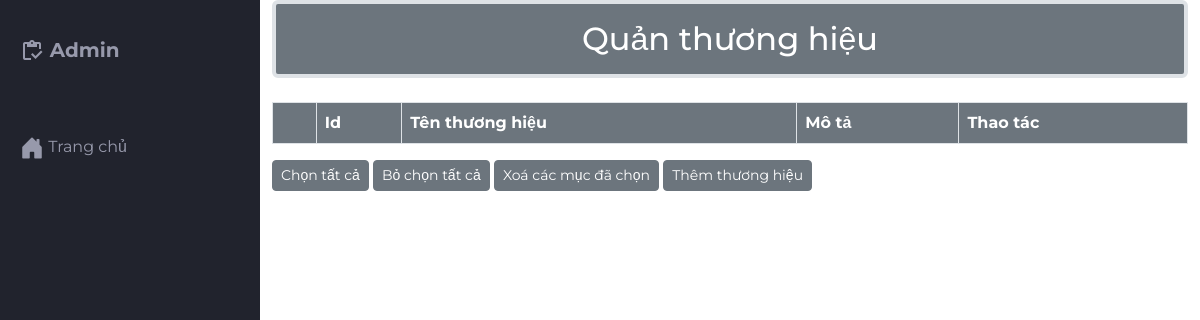
Before: /src/Admin/indexadmin.php?act=thuonghieu (signed in) with the older database file.
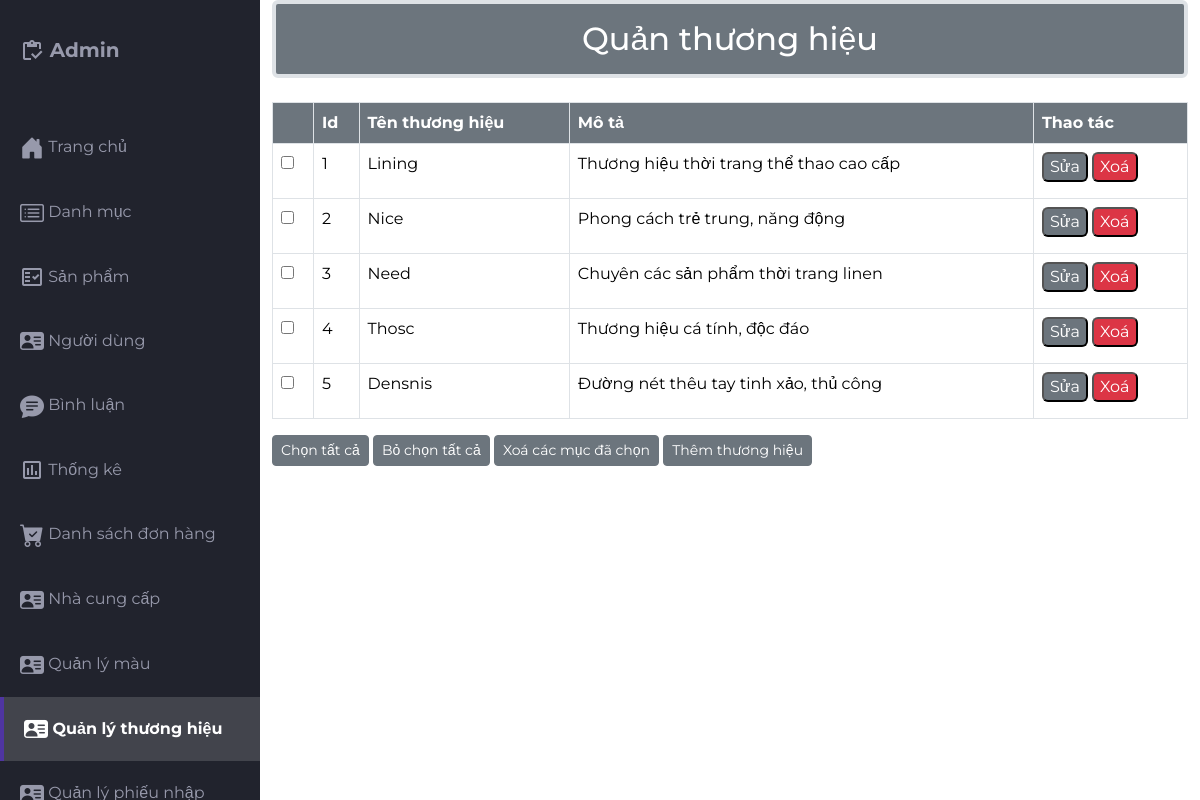
After: the same page with the newer database file.
### tables this page shows
CREATE TABLE `thuong_hieu` (
  `id` int(11) NOT NULL,
  `ten_thuong_hieu` varchar(255) NOT NULL,
  `mo_ta` text DEFAULT NULL
);

### src/app/model/connectdb.php (called while the page is built, shortened)
<?php
function get_connect()
{
    try {
        $conn = new PDO("mysql:host=localhost;dbname=da1;charset=utf8", "root", "");
        $conn->setAttribute(PDO::ATTR_ERRMODE, PDO::ERRMODE_EXCEPTION);
        return $conn;
    } catch (Exception $e) {
        echo 'Kết nối thất bại: ' . $e->getMessage();
        return null;
    }
}
function pdo_queryall($sql)
{
    $thamso = array_slice(func_get_args(), 1);
    $conn = get_connect();
    try {
        $exe = $conn->prepare($sql);
        $exe->execute($thamso);
        return $exe->fetchAll(PDO::FETCH_ASSOC);
    } catch (Exception $e) {
        echo 'Thao tác thất bại: ' . $e->getMessage();
    } finally {
        unset($conn);
    }
}

### src/app/model/brand.php (called while the page is built, shortened)
<?php
function query_allbrand(){
        $sql = "select * from thuong_hieu order by id asc";
        $result = pdo_queryall($sql);
        return $result;
    }
?>

### src/Admin/qlthuonghieu/thuonghieu.php (the view, shortened to what the changed rows need)
<div class="container">
                <h2 class="border border-4 mb-4 text-bg-secondary p-3 text-center rounded">Quản thương hiệu</h2>
                    <div class="table-responsive">
                      <table class="table table-bordered">
                          <thead>
                            <tr>
                              <Th class="text-bg-secondary"></Th>
                              <th class="text-bg-secondary">Id</th>
                              <th class="text-bg-secondary">Tên thương hiệu</th>
                              <th class="text-bg-secondary">Mô tả</th>
                              <Th class="text-bg-secondary">Thao tác</Th>
                            </tr>
                          </thead>
                          <tbody>
                          <?php foreach ($listbrand as $itembrand) {
                          extract($itembrand);
                          ?>
                            <tr>
                              <td><input type="checkbox" name="checkbox" id=""></td>
                              <td><?= $id  ?></td>
                              <td><?= $ten_thuong_hieu ?></td>
                              <td><?= $mo_ta ?></td>
                              <td>
                                <a href="indexadmin.php?act=suabrand&brand_idsua=<?php echo $id?>" class="mb-2"><input class="mb-2 text-bg-secondary rounded" type="button" name="" value="Sửa" id=""></a>
                                  <a href="indexadmin.php?act=xoabrand&id=<?php echo $id ?>"><input type="button"  class="mb-2 text-bg-danger rounded" onclick="return confirm('Bạn có chắc muốn xoá ?')" name="" value="Xoá" id=""></a>
                              </td>
                            </tr>
                          <?php  } ?>
                          </tbody>
                        </table>
                    </div>
            </div>

### src/Admin/indexadmin.php (shortened to what the changed rows need)
<?php
include '../app/model/connectdb.php';
include '../app/model/product.php';
include '../app/model/brand.php';
$vaitro_id = $_SESSION['acount']['vaitro_id'];
$pdo = get_connect();
if ($pdo) {
    $permissions = getUserPermissions($vaitro_id, $pdo);
} else {
    echo "Kết nối cơ sở dữ liệu không thành công.";
    exit;
}
function getUserPermissions($role_id, $pdo)
{
    $query = "SELECT q.permission_name, q.trang_thai
              FROM chi_tiet_nhom_quyen ct
              JOIN quyen q ON ct.permission_id = q.permission_id
              WHERE ct.role_id = ?";
    $stmt = $pdo->prepare($query);
    $stmt->execute([$role_id]);
    return $stmt->fetchAll(PDO::FETCH_ASSOC);
}
function hasPermission($action, $permissions)
{
    foreach ($permissions as $permission) {
        if ($permission['permission_name'] === $action && $permission['trang_thai'] === 1) {
            return true;
        }
    }
    return false;
}
?>
<!DOCTYPE html>
<html lang="en">
<head>
    <link href="https://cdn.jsdelivr.net/npm/bootstrap@5.3.2/dist/css/bootstrap.min.css" rel="stylesheet"
>
    <link rel="stylesheet" href="https://cdn.jsdelivr.net/npm/bootstrap-icons@1.11.2/font/bootstrap-icons.min.css">
    <link rel="stylesheet" href="css/styles.css">
</head>
<body class="bg-white">
    <div class="grid-container">
        <aside id="sidebar">
            <?php
            $current_act = isset($_GET['act']) ? $_GET['act'] : 'home';
            ?>
            <ul class="sidebar-list">
                <?php if (hasPermission('Quản lý danh mục', $permissions)) { ?>
                <li class="sidebar-list-item <?php echo ($current_act == 'cate') ? 'active' : ''; ?>">
                    <a href="indexadmin.php?act=cate">
                        <span class="material-icons-outlined"><i class="bi bi-card-list"></i></span> Danh mục
                    </a>
                </li>
                <?php } ?>
                <?php if (hasPermission('Quản lí sản phẩm', $permissions)) { ?>
                <li
                    class="sidebar-list-item <?php echo (in_array($current_act, ['pro', 'thempro', 'suapro', 'chitietadmin', 'thungrac_product'])) ? 'active' : ''; ?>">
                    <a href="indexadmin.php?act=pro">
                        <span class="material-icons-outlined">fact_check</span> Sản phẩm
                    </a>
                </li>
                <?php } ?>
                <?php if (hasPermission('Quản lí người dùng', $permissions)) { ?>
                <li class="sidebar-list-item <?php echo ($current_act == 'listtk') ? 'active' : ''; ?>">
                    <a href="indexadmin.php?act=listtk">
                        <span class="material-icons-outlined"><i class="bi bi-person-vcard-fill"></i></span> Người dùng
                    </a>
                </li>
                <?php } ?>
                <?php if (hasPermission('Quản lí bình luận', $permissions)) { ?>
                <li class="sidebar-list-item <?php echo ($current_act == 'listbl') ? 'active' : ''; ?>">
                    <a href="indexadmin.php?act=listbl">
                        <span class="material-icons-outlined"><i class="bi bi-chat-text-fill"></i></span> Bình luận
                    </a>
                </li>
                <?php } ?>
                <?php if (hasPermission('Quản lí thống kê', $permissions)) { ?>
                <li
                    class="sidebar-list-item <?php echo (in_array($current_act, ['thongke', 'thongke_sanpham', 'thongke_doanhthu', 'thongke_donhang'])) ? 'active' : ''; ?>">
                    <a href="indexadmin.php?act=thongke_sanpham">
                        <span class="material-icons-outlined">poll</span> Thống kê
                    </a>
                </li>
                <?php } ?>
                <?php if (hasPermission('Quản lí đơn hàng', $permissions)) { ?>
                <li
                    class="sidebar-list-item <?php echo (in_array($current_act, ['donhang', 'chitietdh', 'suadonhang', 'in_hoadon'])) ? 'active' : ''; ?>">
                    <a href="indexadmin.php?act=donhang">
                        <span class="material-icons-outlined"><i class="bi bi-cart-check-fill"></i></span> Danh sách đơn
                        hàng
                    </a>
                </li>
                <?php } ?>
                <?php if (hasPermission('Quản lí nhà cung cấp', $permissions)) { ?>
                <li
                    class="sidebar-list-item <?php echo (in_array($current_act, ['ncc', 'themNCC', 'suaNCC'])) ? 'active' : ''; ?>">
                    <a href="indexadmin.php?act=ncc">
                        <span class="material-icons-outlined"><i class="bi bi-person-vcard-fill"></i></span> Nhà cung
                        cấp
                    </a>
                </li>
                <?php } ?>
                <?php if (hasPermission('Quản lí màu', $permissions)) { ?>
                <li
                    class="sidebar-list-item <?php echo (in_array($current_act, ['color', 'addcolor', 'updatecolor'])) ? 'active' : ''; ?>">
                    <a href="indexadmin.php?act=color">
                        <span class="material-icons-outlined"><i class="bi bi-person-vcard-fill"></i></span> Quản lý màu
                    </a>
                </li>
                <?php } ?>
                <?php if (hasPermission('Quản lý thương hiệu', $permissions)) { ?>
                <li
                    class="sidebar-list-item <?php echo (in_array($current_act, ['thuonghieu', 'addbrand', 'suabrand'])) ? 'active' : ''; ?>">
                    <a href="indexadmin.php?act=thuonghieu">
                        <span class="material-icons-outlined"><i class="bi bi-person-vcard-fill"></i></span> Quản lý
                        thương hiệu
                    </a>
                </li>
                <?php } ?>
                <?php if (hasPermission('Quản lý phiếu nhập', $permissions)) { ?>
                <li
                    class="sidebar-list-item <?php echo (in_array($current_act, ['phieunhap', 'addphieunhap', 'suaphieunhap'])) ? 'active' : ''; ?>">
                    <a href="indexadmin.php?act=phieunhap">
                        <span class="material-icons-outlined"><i class="bi bi-person-vcard-fill"></i></span> Quản lý
                    </a>
                </li>
                <?php } ?>
            </ul>
        </aside>
        <?php
        if (isset($_GET['act'])) {
            $act = $_GET['act'];
            switch ($act) {
                case 'thuonghieu':
                    $listbrand = query_allbrand();
                    include './qlthuonghieu/thuonghieu.php';
                    break;
            }
        }
        include './viewadmin/footter.php';
        ?>

Changed rows visible on the page:
added thuong_hieu: id "1", ten_thuong_hieu "Lining", mo_ta "Thương hiệu thời trang thể thao cao cấp"
added thuong_hieu: id "2", ten_thuong_hieu "Nice", mo_ta "Phong cách trẻ trung, năng động"
added thuong_hieu: id "3", ten_thuong_hieu "Need", mo_ta "Chuyên các sản phẩm thời trang linen"
added thuong_hieu: id "4", ten_thuong_hieu "Thosc", mo_ta "Thương hiệu cá tính, độc đáo"
added thuong_hieu: id "5", ten_thuong_hieu "Densnis", mo_ta "Đường nét thêu tay tinh xảo, thủ công"
Other visible differences:
text now shown: "Danh mục Sản phẩm Người dùng Bình luận Thống kê Danh sách đơn hàng Nhà cung cấp Quản lý màu Quản lý thương hiệu"
